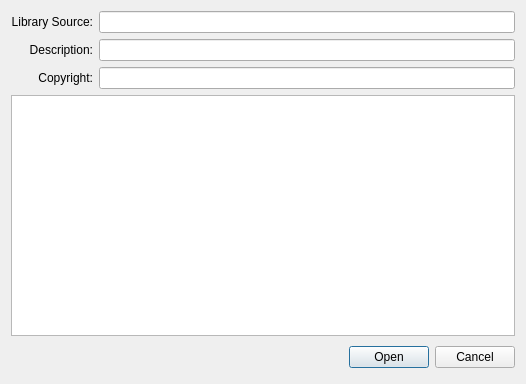
<?xml version="1.0" encoding="UTF-8"?>
<ui version="4.0">
 <class>OpenDialog</class>
 <widget class="QDialog" name="OpenDialog">
  <property name="geometry">
   <rect>
    <x>0</x>
    <y>0</y>
    <width>526</width>
    <height>384</height>
   </rect>
  </property>
  <property name="windowTitle">
   <string>Open Library</string>
  </property>
  <layout class="QVBoxLayout" name="verticalLayout">
   <item>
    <layout class="QHBoxLayout" name="horizontalLayout_2">
     <item>
      <layout class="QGridLayout" name="gridLayout">
       <item row="0" column="0">
        <widget class="QLabel" name="label">
         <property name="text">
          <string>Library Source:</string>
         </property>
         <property name="alignment">
          <set>Qt::AlignRight|Qt::AlignTrailing|Qt::AlignVCenter</set>
         </property>
        </widget>
       </item>
       <item row="0" column="1">
        <widget class="QLineEdit" name="sourceLineEdit">
         <property name="readOnly">
          <bool>true</bool>
         </property>
        </widget>
       </item>
       <item row="1" column="0">
        <widget class="QLabel" name="label_2">
         <property name="text">
          <string>Description:</string>
         </property>
         <property name="alignment">
          <set>Qt::AlignRight|Qt::AlignTrailing|Qt::AlignVCenter</set>
         </property>
        </widget>
       </item>
       <item row="1" column="1">
        <widget class="QLineEdit" name="descriptionLineEdit">
         <property name="readOnly">
          <bool>true</bool>
         </property>
        </widget>
       </item>
       <item row="2" column="0">
        <widget class="QLabel" name="label_3">
         <property name="text">
          <string>Copyright:</string>
         </property>
         <property name="alignment">
          <set>Qt::AlignRight|Qt::AlignTrailing|Qt::AlignVCenter</set>
         </property>
        </widget>
       </item>
       <item row="2" column="1">
        <widget class="QLineEdit" name="copyrightLineEdit">
         <property name="readOnly">
          <bool>true</bool>
         </property>
        </widget>
       </item>
      </layout>
     </item>
    </layout>
   </item>
   <item>
    <widget class="QTreeView" name="treeView"/>
   </item>
   <item>
    <layout class="QHBoxLayout" name="horizontalLayout">
     <item>
      <spacer>
       <property name="orientation">
        <enum>Qt::Horizontal</enum>
       </property>
       <property name="sizeHint" stdset="0">
        <size>
         <width>48</width>
         <height>31</height>
        </size>
       </property>
      </spacer>
     </item>
     <item>
      <widget class="QPushButton" name="okButton">
       <property name="text">
        <string>Open</string>
       </property>
       <property name="default">
        <bool>true</bool>
       </property>
      </widget>
     </item>
     <item>
      <widget class="QPushButton" name="cancelButton">
       <property name="text">
        <string>Cancel</string>
       </property>
      </widget>
     </item>
    </layout>
   </item>
  </layout>
 </widget>
 <tabstops>
  <tabstop>sourceLineEdit</tabstop>
  <tabstop>descriptionLineEdit</tabstop>
  <tabstop>copyrightLineEdit</tabstop>
  <tabstop>treeView</tabstop>
  <tabstop>okButton</tabstop>
  <tabstop>cancelButton</tabstop>
 </tabstops>
 <resources/>
 <connections>
  <connection>
   <sender>okButton</sender>
   <signal>clicked()</signal>
   <receiver>OpenDialog</receiver>
   <slot>accept()</slot>
   <hints>
    <hint type="sourcelabel">
     <x>413</x>
     <y>369</y>
    </hint>
    <hint type="destinationlabel">
     <x>96</x>
     <y>254</y>
    </hint>
   </hints>
  </connection>
  <connection>
   <sender>cancelButton</sender>
   <signal>clicked()</signal>
   <receiver>OpenDialog</receiver>
   <slot>reject()</slot>
   <hints>
    <hint type="sourcelabel">
     <x>513</x>
     <y>369</y>
    </hint>
    <hint type="destinationlabel">
     <x>179</x>
     <y>282</y>
    </hint>
   </hints>
  </connection>
 </connections>
</ui>
